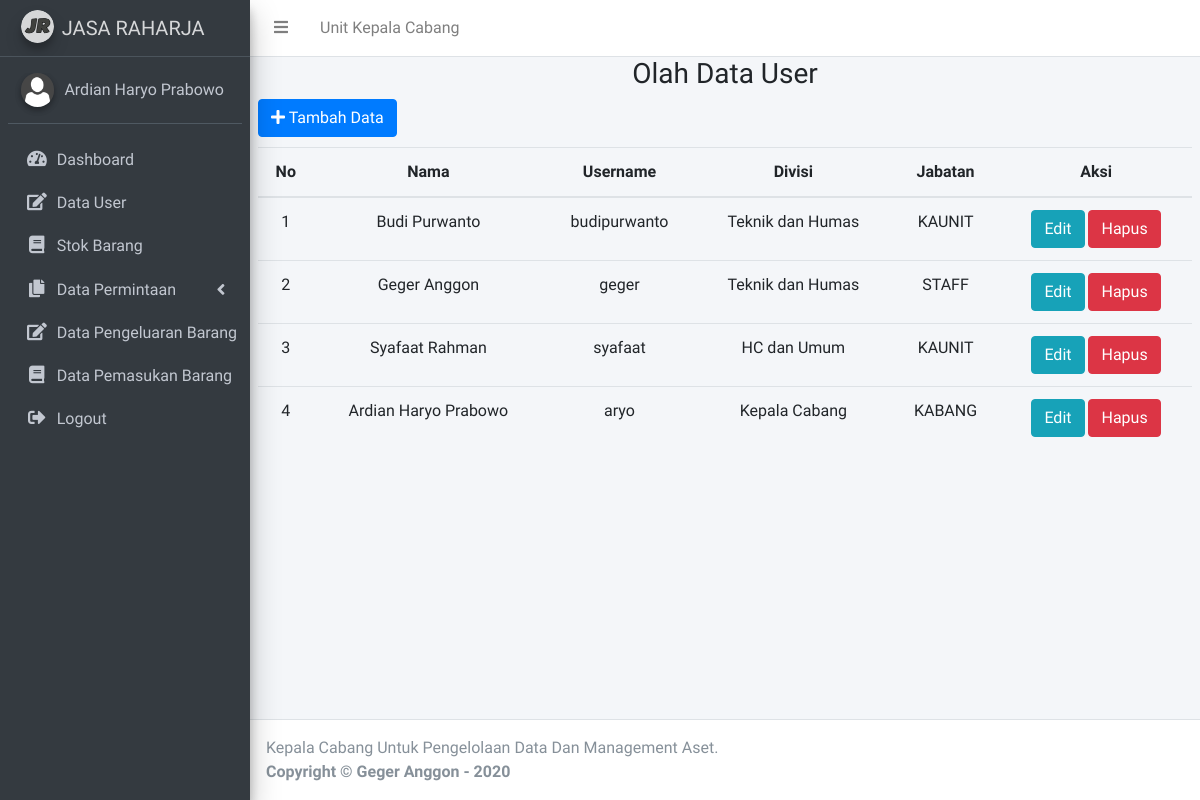
Page /admin/index.php?p=user (signed in) on the committed database.
### tables this page shows
CREATE TABLE `user`  (
  `id_user` int(11) NOT NULL AUTO_INCREMENT,
  `nama` varchar(255) NOT NULL,
  `username` varchar(20) NOT NULL,
  `password` varchar(255) NOT NULL,
  `cabang` varchar(50) NOT NULL,
  `kaunit` varchar(255) NOT NULL,
  `iddivisi` int(11) NOT NULL,
  `idjabatan` int(11) NOT NULL,
  `level` enum('administrator','staff','supervisor') NOT NULL,
  `photo` varchar(255) NULL DEFAULT NULL,
  PRIMARY KEY (`id_user`) USING BTREE,
  INDEX `idjabatan`(`idjabatan`) USING BTREE,
  INDEX `user_ibfk_2`(`iddivisi`) USING BTREE,
  CONSTRAINT `user_ibfk_1` FOREIGN KEY (`idjabatan`) REFERENCES `jabatan` (`idjabatan`) ON DELETE CASCADE ON UPDATE CASCADE,
  CONSTRAINT `user_ibfk_2` FOREIGN KEY (`iddivisi`) REFERENCES `divisi` (`iddivisi`) ON DELETE CASCADE ON UPDATE CASCADE
);

CREATE TABLE `divisi`  (
  `iddivisi` int(11) NOT NULL AUTO_INCREMENT,
  `divisi` varchar(255) NULL DEFAULT NULL,
  `status` int(11) NULL DEFAULT 1,
  PRIMARY KEY (`iddivisi`) USING BTREE
);

CREATE TABLE `jabatan`  (
  `idjabatan` int(11) NOT NULL AUTO_INCREMENT,
  `jabatan` varchar(255) NULL DEFAULT NULL,
  `status` int(11) NULL DEFAULT 1,
  PRIMARY KEY (`idjabatan`) USING BTREE,
  UNIQUE INDEX `idjabatan`(`idjabatan`) USING BTREE
);

### admin/user.php (the view, shortened to what this page needs)
<?php
      include "../fungsi/koneksi.php";
	$query = mysqli_query($koneksi, "SELECT a.*, b.jabatan,c.divisi FROM user a JOIN jabatan b on a.idjabatan = b.idjabatan JOIN divisi c on a.iddivisi = c.iddivisi WHERE level!='manager' AND level!='upengadaan' ORDER BY level DESC");
?>
<section class="content">
	<div class="row">
		<div class="col-sm-12">
			 <div class="box box-primary">
                <div class="box-header with-border">
                    <h3 class="text-center">Olah Data User</h3>
                </div>
                <div class="box-body">
               <div class="row">
                    <div class="col-md-2">
                        <a href="index.php?p=tambahuser" class=" btn btn-primary"><i class="fa fa-plus"></i> Tambah Data</a>
                    </div>
                    <br><br>
                </div>
                	<div class="table-responsive">
                		<table class="table text-center" id="user">
                			<thead  >
	                			<tr>
	                				<th>No</th>
                                    <th>Nama</th>
	                				<th>Username</th>
                                    <th>Divisi</th>
                                    <th>Jabatan</th>
	                				<th>Aksi</th>
	                			</tr>
                			</thead>
                			<tbody>
                				<tr>
                					<?php
                						$no =1 ;
                						if (mysqli_num_rows($query)) {
                							while($row=mysqli_fetch_assoc($query)):
                					 ?>
                						<td> <?= $no; ?> </td>
                						<td> <?= $row['nama']; ?> </td>
                						<td> <?= $row['username']; ?> </td>
                						<td> <?= $row['divisi']; ?> </td>
                                        <td> <?= $row['jabatan']; ?> </td>
                                         <td>
                                            <a href="?p=user&aksi=edit&id=<?= $row['id_user']; ?>"><span data-placement='top' data-toggle='tooltip' title='Edit'><button  class="btn btn-info">Edit</button></span></a>
                                            <a href="?p=user&aksi=hapus&id=<?= $row['id_user']; ?>"><span data-placement='top' data-toggle='tooltip' title='Hapus'><button  class="btn btn-danger" onclick="return confirm('Yakin ingin menghapus?')">Hapus</button></span></a>
                                        </td>
                				</tr>
                			<?php $no++; endwhile; } ?>
                			</tbody>
                		</table>
                	</div>
                </div>
            </div>
		</div>
	</div>
</section>

### rows in the picture
user: nama "Budi Purwanto", username "budipurwanto", iddivisi.divisi "Teknik dan Humas", idjabatan.jabatan "KAUNIT"
user: nama "Geger Anggon", username "geger", iddivisi.divisi "Teknik dan Humas", idjabatan.jabatan "STAFF"
user: nama "Syafaat Rahman", username "syafaat", iddivisi.divisi "HC dan Umum", idjabatan.jabatan "KAUNIT"
user: nama "Ardian Haryo Prabowo", username "aryo", iddivisi.divisi "Kepala Cabang", idjabatan.jabatan "KABANG"

### other values in the picture
$_SESSION['divisi'] "Kepala Cabang"
$_SESSION['nama'] "Ardian Haryo Prabowo"
